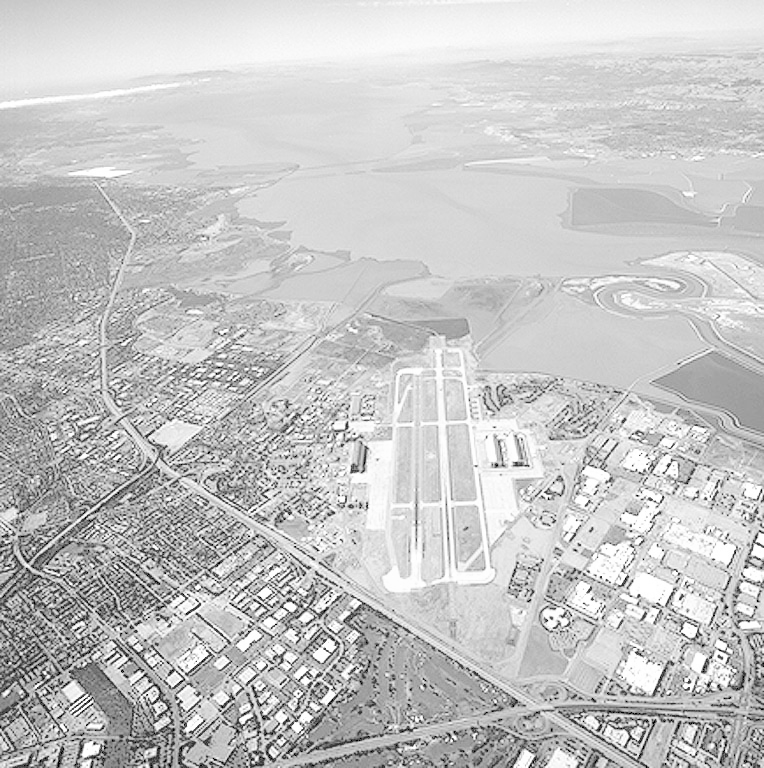
#> input picture images/aerial_view.tif, 764 x 768 px
$ python part_9.py
#> lines starting #> are read from the running program, lines starting #| are printed output that depends on the picture
#> the answer given: ../images/aerial_view.tif
"""
    Skrypt zawierający rozwiązanie zadania 9 z laboratorium 2
"""
__version__ = '1.0.0'
__author__ = 'Mateusz Gawłowski, Katarzyna Matuszek'

import cv2
import matplotlib.pyplot as plt
import numpy as np
from PIL import Image


def salt_and_pepper_noise(file_path):
    # Open the image from the selected file
#> called with file_path = '../images/aerial_view.tif'
    image = Image.open(file_path)
#> image is the input picture: PIL image 764x768 L; min 0, max 255, mean 197.2
    # Load the image into an array
    arr_image = np.asarray(image)
    # Determine the size of the image
    width, height = image.size
#> width = 764; height = 768

    # Defined constants
    sp = 0.5
    amount = 0.05

    # Copy the image to an array
    arr_image_salt_pepper = np.copy(arr_image)

    # Create salt and pepper noise
    num_salt = np.ceil(amount * arr_image.size * sp)
#> num_salt = 14669
    coords = [np.random.randint(0, i - 1, int(num_salt)) for i in arr_image.shape]
    arr_image_salt_pepper[tuple(coords)] = 1

    num_pepper = np.ceil(amount * arr_image.size * (1. - sp))
#> num_pepper = 14669
    coords = [np.random.randint(0, i - 1, int(num_pepper)) for i in arr_image.shape]
    arr_image_salt_pepper[tuple(coords)] = 0
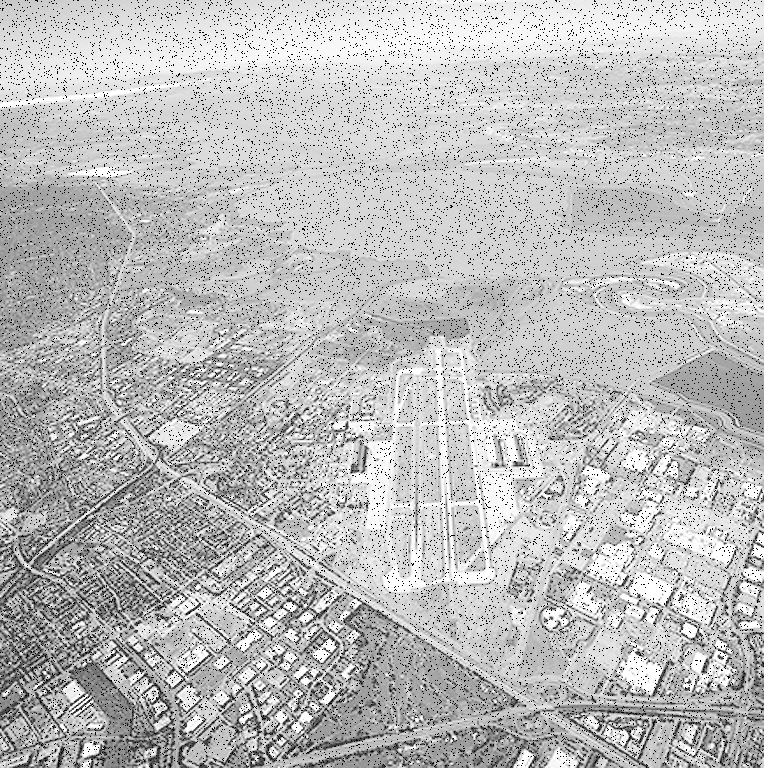
#> arr_image_salt_pepper: shape (768, 764); min 0, max 255, mean 187.6

    plt.figure(figsize=(15, 10))

    plt.subplot(2, 3, 1)
    plt.title('Original Image')
    plt.imshow(arr_image, cmap='gray', vmin=0, vmax=255)

    plt.subplot(2, 3, 3)
    plt.title('Image with "Salt and Pepper" Noise')
    plt.imshow(arr_image_salt_pepper, cmap='gray', vmin=0, vmax=255)

    print("Which filter to use:\n"
          "[1] Averaging filter with square mask\n"
          "[2] Nonlinear median filter\n"
          "[3] Minimum filter\n"
          "[4] Maximum filter")

    choose = int(input("Your choice: "))
#> the answer given: 1

    if choose == 1:
        square_mask_filter(arr_image_salt_pepper)
    elif choose == 2:
        nonlinear_median_filter(arr_image_salt_pepper)
    elif choose == 3:
        minimum_filter(arr_image_salt_pepper)
    elif choose == 4:
        maximum_filter(arr_image_salt_pepper)
    else:
        print("Invalid choice")


def square_mask_filter(arr_image_salt_pepper):
    # Filtering with a square mask
    new_image_mask_3x3 = cv2.blur(arr_image_salt_pepper, (3, 3))
    new_image_mask_9x9 = cv2.blur(arr_image_salt_pepper, (9, 9))
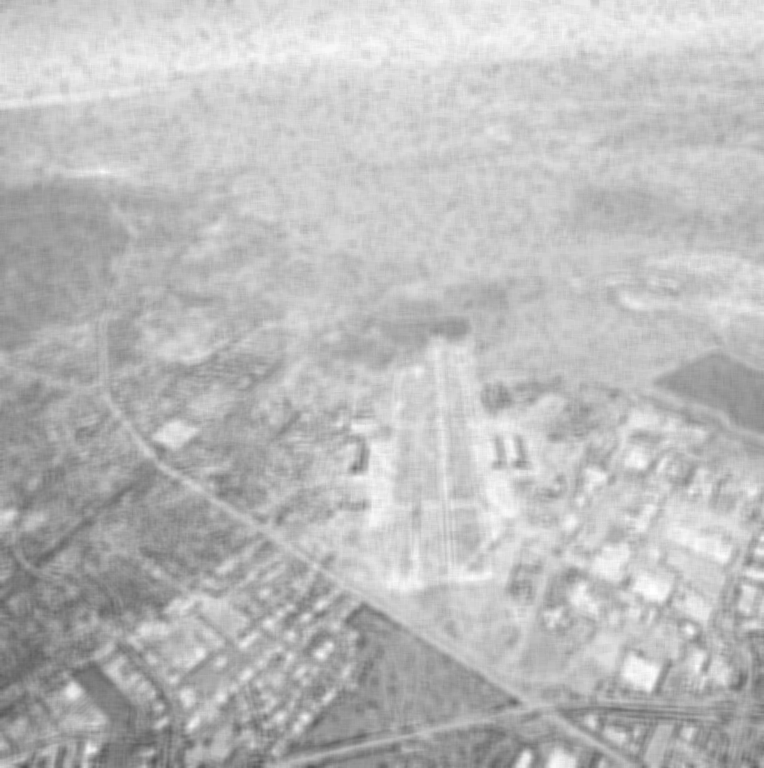
#> new_image_mask_9x9: shape (768, 764); min 83, max 255, mean 187.6
    new_image_mask_15x15 = cv2.blur(arr_image_salt_pepper, (15, 15))

    plt.subplot(2, 3, 4)
    plt.title('"Salt and Pepper" Noise, 3x3 Mask')
    plt.imshow(new_image_mask_3x3, cmap='gray', vmin=0, vmax=255)

    plt.subplot(2, 3, 5)
    plt.title('"Salt and Pepper" Noise, 9x9 Mask')
    plt.imshow(new_image_mask_9x9, cmap='gray', vmin=0, vmax=255)

    plt.subplot(2, 3, 6)
    plt.title('"Salt and Pepper" Noise, 15x15 Mask')
    plt.imshow(new_image_mask_15x15, cmap='gray', vmin=0, vmax=255)

    plt.suptitle("Averaging Filter with Square Mask", fontsize=16)
    plt.show()
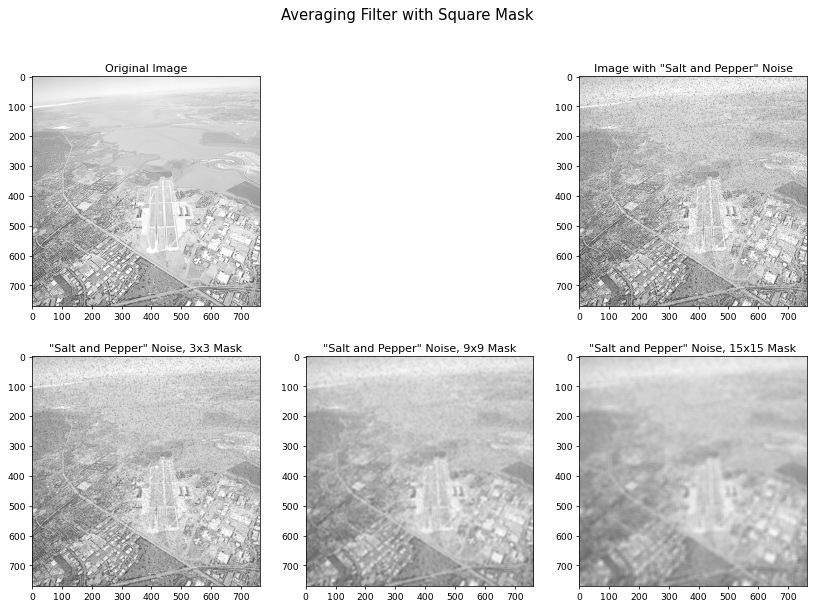
#> figure drawn by matplotlib, 5 panels


# [65 lines left out: functions nonlinear_median_filter, minimum_filter, maximum_filter, not called in this run]


def read_file():
    import tkinter.filedialog
    window = tkinter.Tk()
    window.wm_attributes('-topmost', 1)
    window.withdraw()
    file_path = tkinter.filedialog.askopenfilename()

    return file_path


def main():
    file_path = read_file()

    if file_path:
        salt_and_pepper_noise(file_path)
    else:
        print("No file selected")

if __name__ == "__main__":
    main()

$ run again, on images/cboard_pepper_only.tif
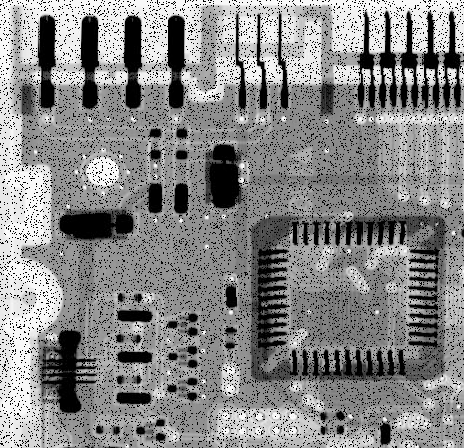
#> input picture images/cboard_pepper_only.tif, 464 x 448 px
#> in salt_and_pepper_noise, image is the input picture: PIL image 464x448 L; min 0, max 255, mean 135.7
#> in square_mask_filter, `new_image_mask_3x3 = cv2.blur(arr_image_salt_pepper, (3, 3))`:
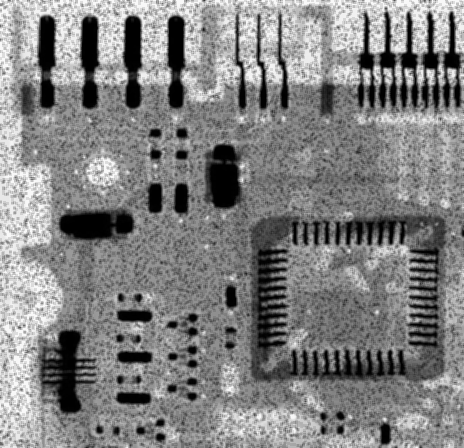
#> new_image_mask_3x3: shape (448, 464); min 0, max 250, mean 129.1
#> in square_mask_filter, `new_image_mask_15x15 = cv2.blur(arr_image_salt_pepper, (15, 15))`:
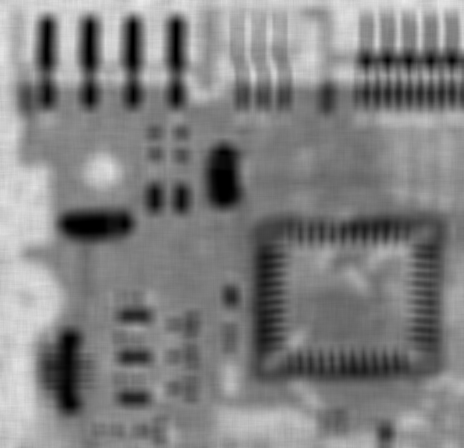
#> new_image_mask_15x15: shape (448, 464); min 0, max 235, mean 129.1

$ run again, on images/cboard_salt_pepper.tif
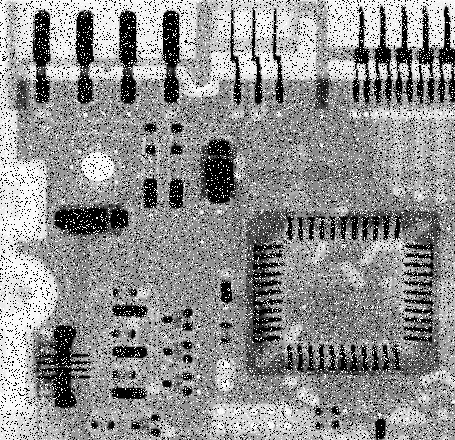
#> input picture images/cboard_salt_pepper.tif, 455 x 440 px
#> in salt_and_pepper_noise, image is the input picture: PIL image 455x440 L; min 0, max 255, mean 144.1
#> in square_mask_filter, `new_image_mask_3x3 = cv2.blur(arr_image_salt_pepper, (3, 3))`:
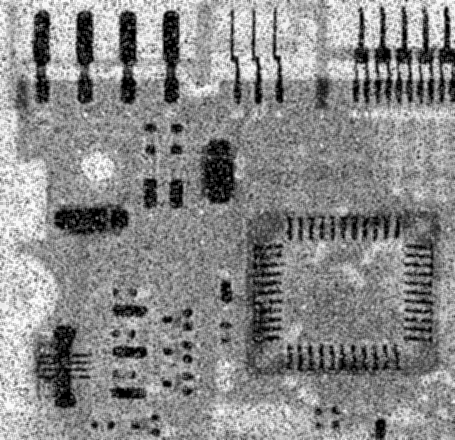
#> new_image_mask_3x3: shape (440, 455); min 0, max 253, mean 137.1
#> in square_mask_filter, `new_image_mask_15x15 = cv2.blur(arr_image_salt_pepper, (15, 15))`:
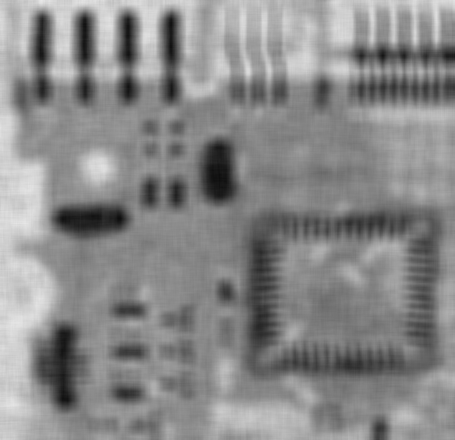
#> new_image_mask_15x15: shape (440, 455); min 14, max 232, mean 137.1
